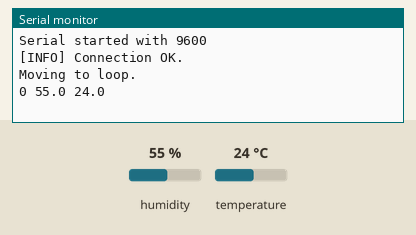
Bench run of a program on a simulated Arduino Uno, built with avr-gcc and run on an emulated ATmega328P. Shown: the last lines printed to the serial monitor. The inputs (shaded band) are chosen by the test bench; at power-on: humidity 55 %, temperature 24 °C.

Above: at 2.2 s.
2.3 s: humidity set to 22 %
At 4.4 s:
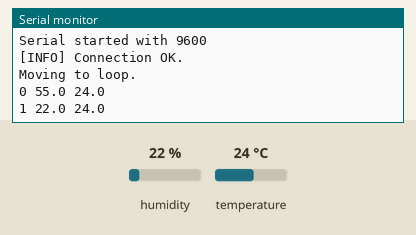
5.0 s: temperature set to 12 °C
At 5.6 s:
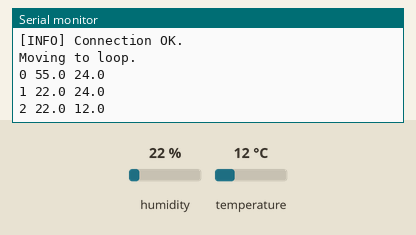
7.7 s: humidity set to 40 %
At 10.5 s:
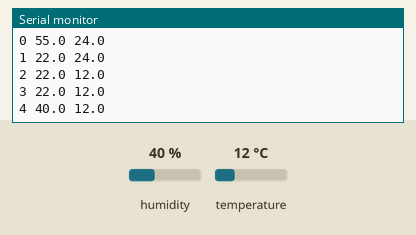
Timing chart, 0 to 12.0 s (numbered marks = the images above; inputs shaded):
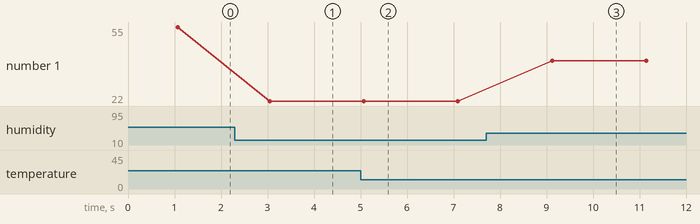

Measured:
- after the input at 2.3 s, the serial monitor: prints a new line after 0.75 s (image 1)
- after the input at 5.0 s, the serial monitor: prints a new line after 0.07 s (image 2)
- after the input at 7.7 s, the serial monitor: prints a new line after 1.4 s (image 3)
- plotted number 1: 55 → 22 after the input at 2.3 s, 22 → 40 after the input at 7.7 s

The program:

main.cpp
```cpp
#include <Arduino.h>
#include <dht.h>

#define DHT_PIN      2
#define BAUD_RATE 9600

dht sensor;
bool runOnce = 1;
uint32_t loopCounter = 0;
int status = INT8_MIN;

void setup() {
  // add short delay to avoid printing twice
  delay(1000);

  // serial setup
  Serial.begin(BAUD_RATE);
  Serial.print("Serial started with ");
  Serial.println(BAUD_RATE);

  // initial status check for DHT11
  status = sensor.read11(DHT_PIN);

  if (status == DHTLIB_OK) {
    Serial.println("[INFO] Connection OK.\n"
                    "Moving to loop.");

  } else {
    Serial.print("[WARN] Connection Status ");
    Serial.print(status);
    Serial.println(". Please check sensor connection.");

  }
}

void loop() {
  // put your main code here, to run repeatedly:
  if (status == DHTLIB_OK) {

    if (runOnce) {
    }
    runOnce = 0;

    // collect humidity and temperature
    // round to 1 decimal
    Serial.print(loopCounter);
    Serial.print(" ");
    Serial.print(sensor.humidity, 1);
    Serial.print(" ");
    Serial.println(sensor.temperature, 1);

    loopCounter++;
  } else {
    Serial.println(status);
    delay(10000);
  }

  delay(2000);
  status = sensor.read11(DHT_PIN);
}
```
